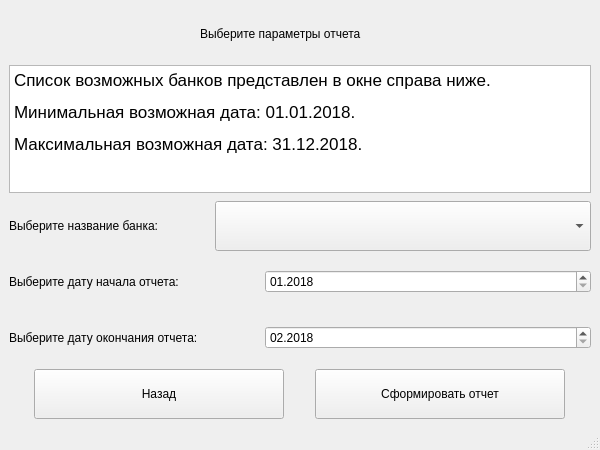
<?xml version="1.0" encoding="UTF-8"?>
<ui version="4.0">
 <class>BankReportWindow</class>
 <widget class="QMainWindow" name="BankReportWindow">
  <property name="geometry">
   <rect>
    <x>0</x>
    <y>0</y>
    <width>600</width>
    <height>450</height>
   </rect>
  </property>
  <property name="minimumSize">
   <size>
    <width>600</width>
    <height>450</height>
   </size>
  </property>
  <property name="maximumSize">
   <size>
    <width>700</width>
    <height>500</height>
   </size>
  </property>
  <property name="windowTitle">
   <string>Создание отчета для одного банка</string>
  </property>
  <widget class="QWidget" name="centralwidget">
   <layout class="QVBoxLayout" name="verticalLayout">
    <item alignment="Qt::AlignHCenter|Qt::AlignVCenter">
     <widget class="QLabel" name="HeadingLabel">
      <property name="minimumSize">
       <size>
        <width>200</width>
        <height>50</height>
       </size>
      </property>
      <property name="text">
       <string>Выберите параметры отчета</string>
      </property>
     </widget>
    </item>
    <item>
     <widget class="QTextBrowser" name="DescriptionTextBrowser">
      <property name="minimumSize">
       <size>
        <width>100</width>
        <height>0</height>
       </size>
      </property>
      <property name="html">
       <string>&lt;!DOCTYPE HTML PUBLIC &quot;-//W3C//DTD HTML 4.0//EN&quot; &quot;http://www.w3.org/TR/REC-html40/strict.dtd&quot;&gt;
&lt;html&gt;&lt;head&gt;&lt;meta name=&quot;qrichtext&quot; content=&quot;1&quot; /&gt;&lt;style type=&quot;text/css&quot;&gt;
p, li { white-space: pre-wrap; }
&lt;/style&gt;&lt;/head&gt;&lt;body style=&quot; font-family:'.AppleSystemUIFont'; font-size:13pt; font-weight:400; font-style:normal;&quot;&gt;
&lt;p style=&quot; margin-top:12px; margin-bottom:12px; margin-left:0px; margin-right:0px; -qt-block-indent:0; text-indent:0px;&quot;&gt;Список возможных банков представлен в окне справа ниже.&lt;/p&gt;
&lt;p style=&quot; margin-top:12px; margin-bottom:12px; margin-left:0px; margin-right:0px; -qt-block-indent:0; text-indent:0px;&quot;&gt;Минимальная возможная дата: 01.01.2018.&lt;/p&gt;
&lt;p style=&quot; margin-top:12px; margin-bottom:12px; margin-left:0px; margin-right:0px; -qt-block-indent:0; text-indent:0px;&quot;&gt;Максимальная возможная дата: 31.12.2018.&lt;/p&gt;&lt;/body&gt;&lt;/html&gt;</string>
      </property>
     </widget>
    </item>
    <item>
     <layout class="QHBoxLayout" name="horizontalLayout">
      <property name="topMargin">
       <number>2</number>
      </property>
      <item>
       <widget class="QLabel" name="BankNameLabel">
        <property name="minimumSize">
         <size>
          <width>200</width>
          <height>50</height>
         </size>
        </property>
        <property name="maximumSize">
         <size>
          <width>200</width>
          <height>50</height>
         </size>
        </property>
        <property name="text">
         <string>Выберите название банка:</string>
        </property>
       </widget>
      </item>
      <item>
       <widget class="QComboBox" name="BankNameComboBox">
        <property name="minimumSize">
         <size>
          <width>300</width>
          <height>50</height>
         </size>
        </property>
       </widget>
      </item>
     </layout>
    </item>
    <item>
     <layout class="QHBoxLayout" name="horizontalLayout_2">
      <item>
       <widget class="QLabel" name="StartDateLabel">
        <property name="minimumSize">
         <size>
          <width>250</width>
          <height>50</height>
         </size>
        </property>
        <property name="maximumSize">
         <size>
          <width>250</width>
          <height>50</height>
         </size>
        </property>
        <property name="text">
         <string>Выберите дату начала отчета:</string>
        </property>
       </widget>
      </item>
      <item>
       <widget class="QDateEdit" name="StartDateEdit">
        <property name="maximumDate">
         <date>
          <year>2018</year>
          <month>11</month>
          <day>30</day>
         </date>
        </property>
        <property name="minimumDate">
         <date>
          <year>2018</year>
          <month>1</month>
          <day>1</day>
         </date>
        </property>
        <property name="displayFormat">
         <string>MM.yyyy</string>
        </property>
        <property name="date">
         <date>
          <year>2018</year>
          <month>1</month>
          <day>1</day>
         </date>
        </property>
       </widget>
      </item>
     </layout>
    </item>
    <item>
     <layout class="QHBoxLayout" name="horizontalLayout_3">
      <item>
       <widget class="QLabel" name="EndDateLabel">
        <property name="minimumSize">
         <size>
          <width>250</width>
          <height>50</height>
         </size>
        </property>
        <property name="maximumSize">
         <size>
          <width>250</width>
          <height>50</height>
         </size>
        </property>
        <property name="text">
         <string>Выберите дату окончания отчета: </string>
        </property>
       </widget>
      </item>
      <item>
       <widget class="QDateEdit" name="EndDateEdit">
        <property name="maximumDate">
         <date>
          <year>2018</year>
          <month>12</month>
          <day>31</day>
         </date>
        </property>
        <property name="minimumDate">
         <date>
          <year>2018</year>
          <month>2</month>
          <day>1</day>
         </date>
        </property>
        <property name="displayFormat">
         <string>MM.yyyy</string>
        </property>
        <property name="date">
         <date>
          <year>2018</year>
          <month>2</month>
          <day>1</day>
         </date>
        </property>
       </widget>
      </item>
     </layout>
    </item>
    <item>
     <layout class="QHBoxLayout" name="horizontalLayout_4">
      <item>
       <widget class="QPushButton" name="BackPushButton">
        <property name="minimumSize">
         <size>
          <width>200</width>
          <height>50</height>
         </size>
        </property>
        <property name="maximumSize">
         <size>
          <width>250</width>
          <height>50</height>
         </size>
        </property>
        <property name="text">
         <string>Назад</string>
        </property>
       </widget>
      </item>
      <item>
       <widget class="QPushButton" name="FormPushButton">
        <property name="minimumSize">
         <size>
          <width>200</width>
          <height>50</height>
         </size>
        </property>
        <property name="maximumSize">
         <size>
          <width>250</width>
          <height>50</height>
         </size>
        </property>
        <property name="text">
         <string>Сформировать отчет</string>
        </property>
       </widget>
      </item>
     </layout>
    </item>
   </layout>
  </widget>
  <widget class="QStatusBar" name="statusbar"/>
 </widget>
 <resources/>
 <connections/>
</ui>
